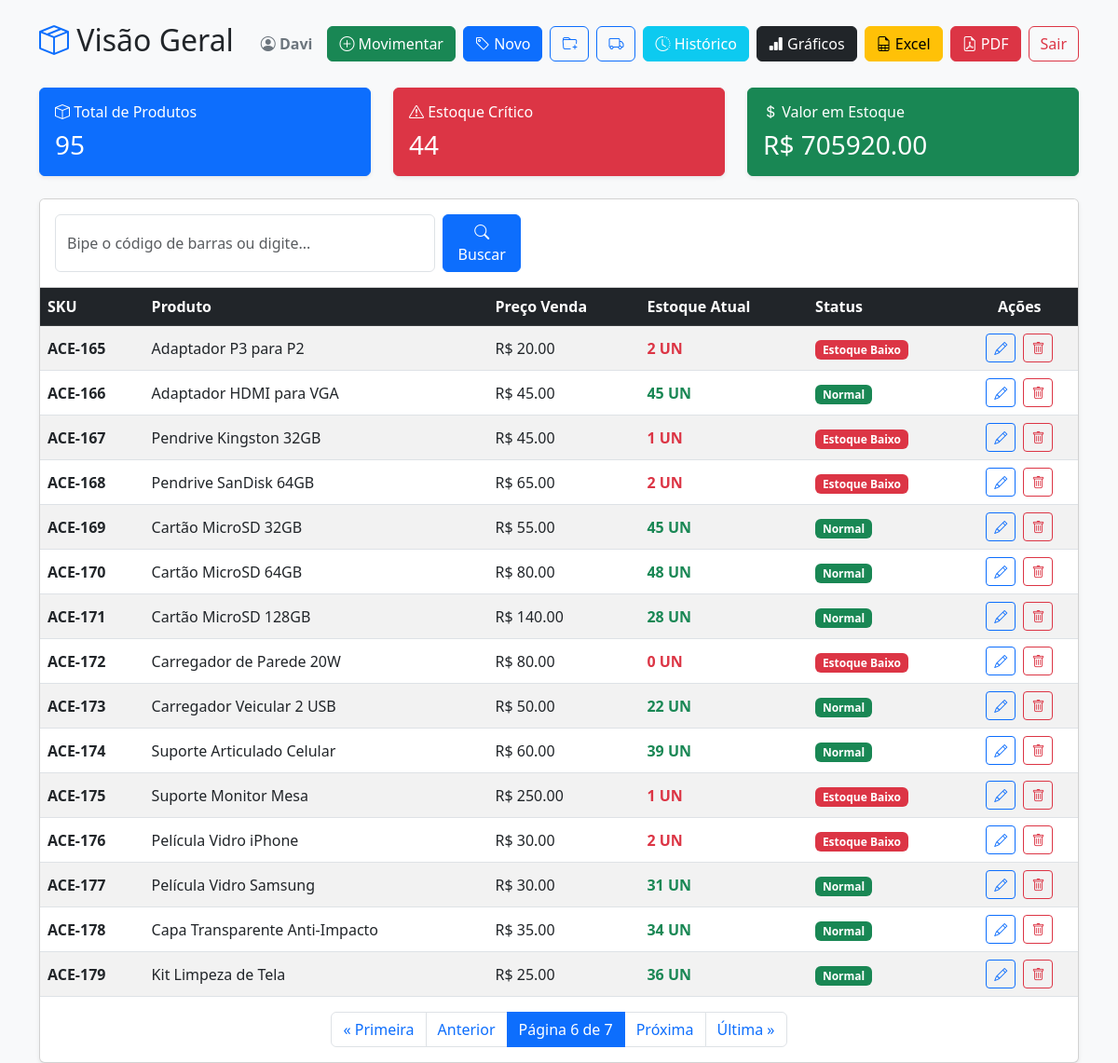
Screenshot of /?page=6 (signed in) with the database file from the repository.
### estoque/models.py (models this page shows, shortened)
class Produto(models.Model):
    nome = models.CharField(max_length=200)
    sku = models.CharField(max_length=50, unique=True)
    codigo_barras = models.CharField(max_length=50, blank=True, null=True)
    categoria = models.ForeignKey(Categoria, on_delete=models.PROTECT)
    unidade_medida = models.CharField(max_length=20)
    preco_custo = models.DecimalField(max_digits=10, decimal_places=2)
    preco_venda = models.DecimalField(max_digits=10, decimal_places=2)
    estoque_minimo = models.IntegerField(default=5)
    estoque_atual = models.IntegerField(default=0)
    ativo = models.BooleanField(default=True)

### estoque/views.py (the view)
# urls.py: path('', views.dashboard, name='dashboard'),
@login_required
@login_required
def dashboard(request):
    query = request.GET.get('q')
    if query:
        produtos_lista = Produto.objects.filter(Q(nome__icontains=query) | Q(sku__icontains=query))
    else:
        produtos_lista = Produto.objects.all()
    total_produtos = produtos_lista.count()
    itens_baixo_estoque = sum(1 for p in produtos_lista if p.estoque_atual <= p.estoque_minimo)
    valor_total_estoque = sum(p.estoque_atual * p.preco_venda for p in produtos_lista)
    paginator = Paginator(produtos_lista, 15)  # Mostra 15 produtos por página
    page_number = request.GET.get('page')
    page_obj = paginator.get_page(page_number)
    contexto = {
        'page_obj': page_obj,  # Enviamos a página atual em vez da lista inteira
        'query': query,
        'total_produtos': total_produtos,
        'itens_baixo_estoque': itens_baixo_estoque,
        'valor_total_estoque': valor_total_estoque
    }
    return render(request, 'estoque/dashboard.html', contexto)

### estoque/templates/estoque/dashboard.html (shortened to what this page needs)
<!DOCTYPE html>
<html lang="pt-br">
<head>
    <link href="https://cdn.jsdelivr.net/npm/bootstrap@5.3.0/dist/css/bootstrap.min.css" rel="stylesheet">
    <link href="https://cdn.jsdelivr.net/npm/bootstrap-icons@1.10.5/font/bootstrap-icons.css" rel="stylesheet">
</head>
<body class="bg-light">
<div class="container mt-4">
    <div class="d-flex justify-content-between align-items-center mb-4">
        <h2><i class="bi bi-box-seam text-primary"></i> Visão Geral</h2>
        <div class="d-flex align-items-center">
            <span class="me-3 fw-bold text-secondary">
                <i class="bi bi-person-circle"></i> {{ user.username }}
            </span>
            <a href="/movimentacao/" class="btn btn-success me-2">
                <i class="bi bi-plus-circle"></i> Movimentar
            </a>
            {% if user.is_staff %}
                <a href="/produto/novo/" class="btn btn-primary me-2">
                    <i class="bi bi-tag"></i> Novo
                </a>
                <a href="/categoria/nova/" class="btn btn-outline-primary me-2" title="Nova Categoria">
                    <i class="bi bi-folder-plus"></i>
                </a>
                <a href="/fornecedor/novo/" class="btn btn-outline-primary me-2" title="Novo Fornecedor">
                    <i class="bi bi-truck"></i>
                </a>
                <a href="/historico/" class="btn btn-info text-white me-2">
                    <i class="bi bi-clock-history"></i> Histórico
                </a>
                <a href="/relatorio/graficos/" class="btn btn-dark me-2" title="Ver Gráficos">
                    <i class="bi bi-bar-chart-fill"></i> Gráficos
                </a>
                <a href="/relatorio/excel/" class="btn btn-warning me-2" title="Baixar Excel">
                    <i class="bi bi-file-earmark-spreadsheet"></i> Excel
                </a>
                <a href="/relatorio/pdf/" class="btn btn-danger me-2" title="Baixar PDF">
                    <i class="bi bi-file-earmark-pdf"></i> PDF
                </a>
            {% endif %}
            <form method="POST" action="{% url 'logout' %}" class="m-0">
                <button type="submit" class="btn btn-outline-danger">Sair</button>
            </form>
        </div>
    </div>
    <div class="row mb-4">
        <div class="col-md-4">
            <div class="card border-primary bg-primary text-white shadow-sm h-100">
                <div class="card-body">
                    <h6 class="card-title"><i class="bi bi-box"></i> Total de Produtos</h6>
                    <h3 class="mb-0">{{ total_produtos }}</h3>
                </div>
            </div>
        </div>
        <div class="col-md-4">
            <div class="card border-danger bg-danger text-white shadow-sm h-100">
                <div class="card-body">
                    <h6 class="card-title"><i class="bi bi-exclamation-triangle"></i> Estoque Crítico</h6>
                    <h3 class="mb-0">{{ itens_baixo_estoque }}</h3>
                </div>
            </div>
        </div>
        <div class="col-md-4">
            <div class="card border-success bg-success text-white shadow-sm h-100">
                <div class="card-body">
                    <h6 class="card-title"><i class="bi bi-currency-dollar"></i> Valor em Estoque</h6>
                    <h3 class="mb-0">R$ {{ valor_total_estoque|floatformat:2 }}</h3>
                </div>
            </div>
        </div>
    </div>
    <div class="card shadow-sm">
        <div class="card-header bg-white py-3">
            <form method="GET" action="{% url 'dashboard' %}" class="d-flex" style="max-width: 500px;">
                <input type="text" name="q" class="form-control me-2" placeholder="Bipe o código de barras ou digite..." value="{{ query|default_if_none:'' }}" autofocus>
                <button type="submit" class="btn btn-primary"><i class="bi bi-search"></i> Buscar</button>
            </form>
        </div>
        <div class="card-body p-0">
            <table class="table table-hover table-striped mb-0">
                <thead class="table-dark">
                    <tr>
                        <th>SKU</th>
                        <th>Produto</th>
                        <th>Preço Venda</th>
                        <th>Estoque Atual</th>
                        <th>Status</th>
                        {% if user.is_staff %}
                            <th class="text-center">Ações</th>
                        {% endif %}
                    </tr>
                </thead>
                <tbody>
                    {% for produto in page_obj %}
                    <tr>
                        <td class="align-middle fw-bold">{{ produto.sku }}</td>
                        <td class="align-middle">{{ produto.nome }}</td>
                        <td class="align-middle">R$ {{ produto.preco_venda }}</td>
                        <td class="align-middle fw-bold {% if produto.estoque_atual <= produto.estoque_minimo %}text-danger{% else %}text-success{% endif %}">
                            {{ produto.estoque_atual }} {{ produto.unidade_medida }}
                        </td>
                        <td class="align-middle">
                            {% if produto.estoque_atual <= produto.estoque_minimo %}
                                <span class="badge bg-danger">Estoque Baixo</span>
                            {% else %}
                                <span class="badge bg-success">Normal</span>
                            {% endif %}
                        </td>
                        {% if user.is_staff %}
                        <td class="align-middle text-center">
                            <a href="{% url 'editar_produto' produto.id %}" class="btn btn-sm btn-outline-primary" title="Editar">
                                <i class="bi bi-pencil"></i>
                            </a>
                            <a href="{% url 'excluir_produto' produto.id %}" class="btn btn-sm btn-outline-danger ms-1" onclick="return confirm('Tem certeza que deseja apagar o produto {{ produto.nome }}?');" title="Excluir">
                                <i class="bi bi-trash"></i>
                            </a>
                        </td>
                        {% endif %}
                    </tr>
                    {% endfor %}
                </tbody>
            </table>
            <div class="d-flex justify-content-center mt-3 mb-3">
                <nav>
                    <ul class="pagination mb-0">
                        {% if page_obj.has_previous %}
                            <li class="page-item"><a class="page-link" href="?page=1{% if query %}&q={{ query }}{% endif %}">&laquo; Primeira</a></li>
                            <li class="page-item"><a class="page-link" href="?page={{ page_obj.previous_page_number }}{% if query %}&q={{ query }}{% endif %}">Anterior</a></li>
                        {% endif %}
                        <li class="page-item active"><span class="page-link">Página {{ page_obj.number }} de {{ page_obj.paginator.num_pages }}</span></li>
                        {% if page_obj.has_next %}
                            <li class="page-item"><a class="page-link" href="?page={{ page_obj.next_page_number }}{% if query %}&q={{ query }}{% endif %}">Próxima</a></li>
                            <li class="page-item"><a class="page-link" href="?page={{ page_obj.paginator.num_pages }}{% if query %}&q={{ query }}{% endif %}">Última &raquo;</a></li>
                        {% endif %}
                    </ul>
                </nav>
            </div>
        </div>
    </div>
</div>
</body>
</html>

### rows the page displays
Produto: sku "ACE-165", nome "Adaptador P3 para P2", preco_venda "20.00", estoque_atual "2", unidade_medida "UN", estoque_minimo "Estoque Baixo"
Produto: sku "ACE-166", nome "Adaptador HDMI para VGA", preco_venda "45.00", estoque_atual "45", unidade_medida "UN", estoque_minimo "Normal"
Produto: sku "ACE-167", nome "Pendrive Kingston 32GB", preco_venda "45.00", estoque_atual "1", unidade_medida "UN", estoque_minimo "Estoque Baixo"
Produto: sku "ACE-168", nome "Pendrive SanDisk 64GB", preco_venda "65.00", estoque_atual "2", unidade_medida "UN", estoque_minimo "Estoque Baixo"
Produto: sku "ACE-169", nome "Cartão MicroSD 32GB", preco_venda "55.00", estoque_atual "45", unidade_medida "UN", estoque_minimo "Normal"
Produto: sku "ACE-170", nome "Cartão MicroSD 64GB", preco_venda "80.00", estoque_atual "48", unidade_medida "UN", estoque_minimo "Normal"
Produto: sku "ACE-171", nome "Cartão MicroSD 128GB", preco_venda "140.00", estoque_atual "28", unidade_medida "UN", estoque_minimo "Normal"
Produto: sku "ACE-172", nome "Carregador de Parede 20W", preco_venda "80.00", estoque_atual "0", unidade_medida "UN", estoque_minimo "Estoque Baixo"
Produto: sku "ACE-173", nome "Carregador Veicular 2 USB", preco_venda "50.00", estoque_atual "22", unidade_medida "UN", estoque_minimo "Normal"
Produto: sku "ACE-174", nome "Suporte Articulado Celular", preco_venda "60.00", estoque_atual "39", unidade_medida "UN", estoque_minimo "Normal"
Produto: sku "ACE-175", nome "Suporte Monitor Mesa", preco_venda "250.00", estoque_atual "1", unidade_medida "UN", estoque_minimo "Estoque Baixo"
Produto: sku "ACE-176", nome "Película Vidro iPhone", preco_venda "30.00", estoque_atual "2", unidade_medida "UN", estoque_minimo "Estoque Baixo"
Produto: sku "ACE-177", nome "Película Vidro Samsung", preco_venda "30.00", estoque_atual "31", unidade_medida "UN", estoque_minimo "Normal"
Produto: sku "ACE-178", nome "Capa Transparente Anti-Impacto", preco_venda "35.00", estoque_atual "34", unidade_medida "UN", estoque_minimo "Normal"
Produto: sku "ACE-179", nome "Kit Limpeza de Tela", preco_venda "25.00", estoque_atual "36", unidade_medida "UN", estoque_minimo "Normal"

### other values shown
{{ user.username }} "Davi"
{{ total_produtos }} "95"
{{ itens_baixo_estoque }} "44"
{{ valor_total_estoque|floatformat:2 }} "705920.00"
{{ page_obj.number }} "6"
{{ page_obj.paginator.num_pages }} "7"
